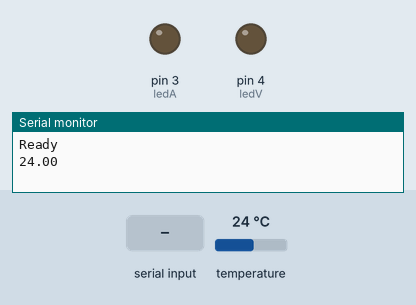
This sketch was run on a simulated Arduino Uno, built with avr-gcc and run on an emulated ATmega328P. On the bench: output pins drawn as LEDs (lit = HIGH), the last lines printed to the serial monitor. Inputs (shaded band) come from the test bench; at power-on: temperature 24 °C.

Above: at 2.2 s.
2.3 s: "1" received over the second serial link
At 3.7 s:
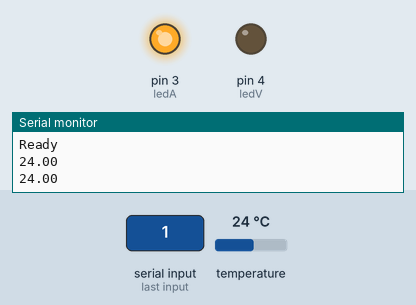
4.8 s: "2" received over the second serial link
At 6.9 s:
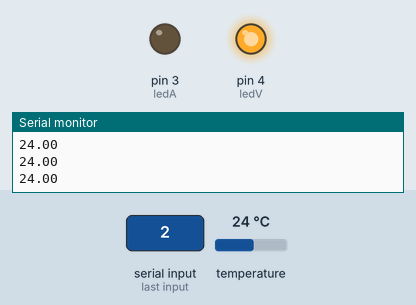
7.8 s: "3" received over the second serial link
At 8.5 s:
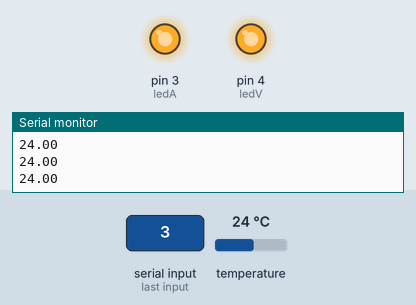
10.3 s: "0" received over the second serial link
At 12.8 s:
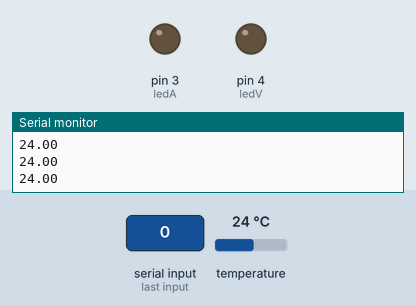
Timing chart, 0 to 14.1 s (numbered marks = the images above; inputs shaded):
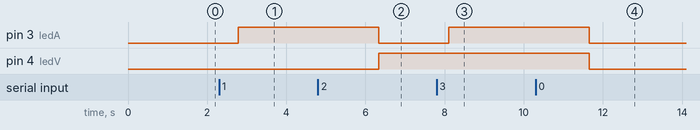

The sketch:

app.ino
```cpp
/*
 * Fundacion Kinal
 * Centro educativo tecnico laboral Kinal
 * Perito en electonica
 * Quinto perito
 * EB5AM
 * Taller de electronica digital y reparacion de computadoras
 * Nombre: Diego Alejandro Culajay Gonzalez
 * Carnet: 2019485
*/
#include <SoftwareSerial.h>
#include <OneWire.h>
#include <DallasTemperature.h>

#define ledA 3
#define ledV 4

SoftwareSerial MyBlut(7,8);  // defino los pines que utilizare para el sensor Bluetooth

#define ONE_WIRE_BUS 2
OneWire oneWire(ONE_WIRE_BUS);
DallasTemperature sensors(&oneWire);

char myChar;

void setup() {
  delay(1000);
  Serial.begin(9600);
  MyBlut.begin(9600);
  Serial.println("Ready");
  sensors.begin();
  pinMode(3,OUTPUT);
  pinMode(4,OUTPUT);

}

void loop() {
  sensors.requestTemperatures();
  float temp = sensors.getTempCByIndex(0);
  Serial.println(temp);
  MyBlut.print(temp);
  MyBlut.println(";");
  delay(1000);
  LucesLed();
}

void LucesLed(){
if(MyBlut.available() ){
    myChar = MyBlut.read();
    switch (myChar){
      case '1':
      digitalWrite(ledA,HIGH);
      digitalWrite(ledV,LOW);
      break;
      case '2':
      digitalWrite(ledA,LOW);
      digitalWrite(ledV,HIGH);
      break;
      case '3':
      digitalWrite(ledA,HIGH);
      digitalWrite(ledV,HIGH);
      break;
      case '0':
      digitalWrite(ledA,LOW);
      digitalWrite(ledV,LOW);
      break;
      }
    }
}
```

Measured:
- after the input at 2.3 s, pin 3 (ledA): LOW → HIGH after 0.49 s
- after the input at 4.8 s, pin 3 (ledA): HIGH → LOW after 1.5 s; pin 4 (ledV): LOW → HIGH after 1.5 s
- after the input at 7.8 s, pin 3 (ledA): LOW → HIGH after 0.31 s
- after the input at 10.3 s, pin 3 (ledA), pin 4 (ledV): HIGH → LOW after 1.4 s
